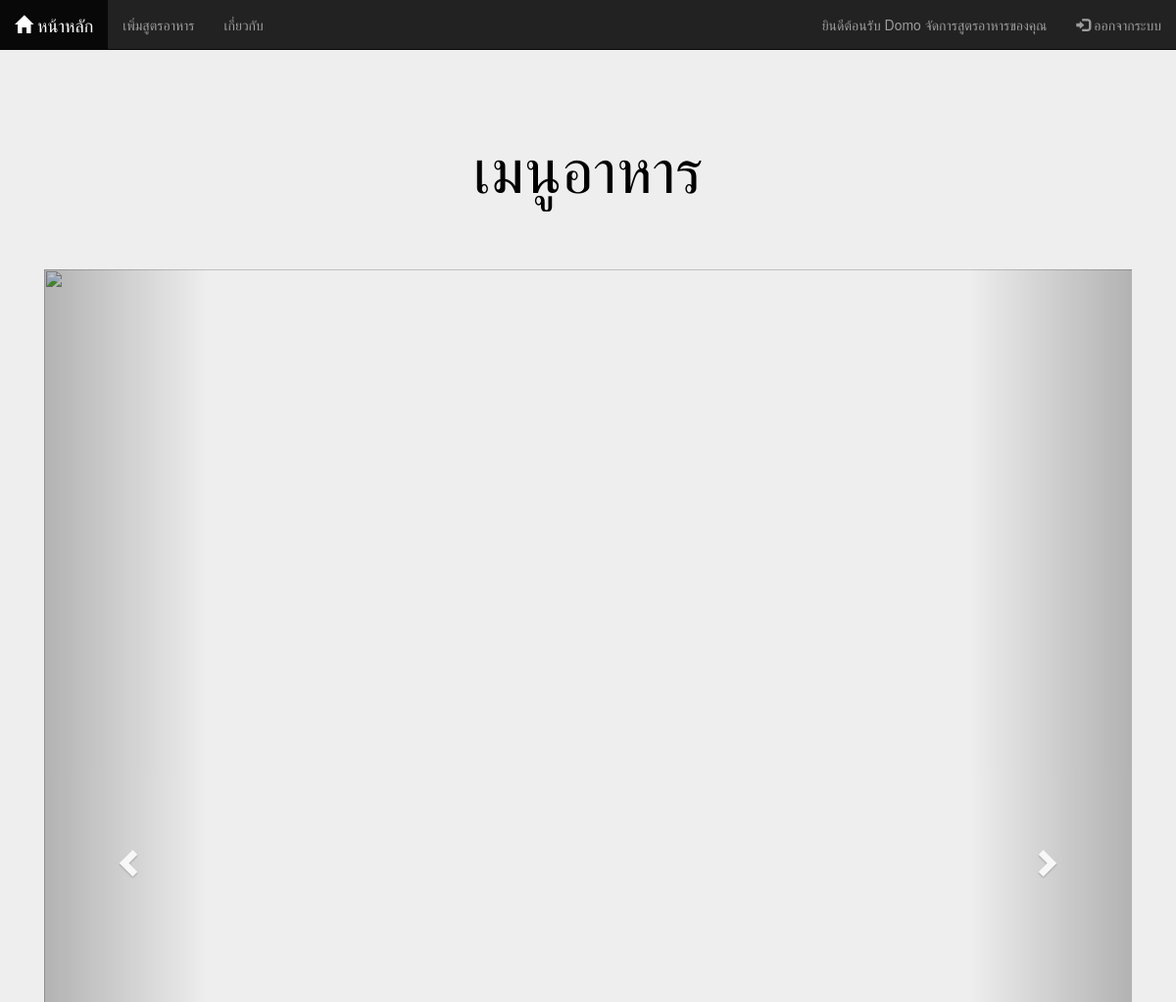
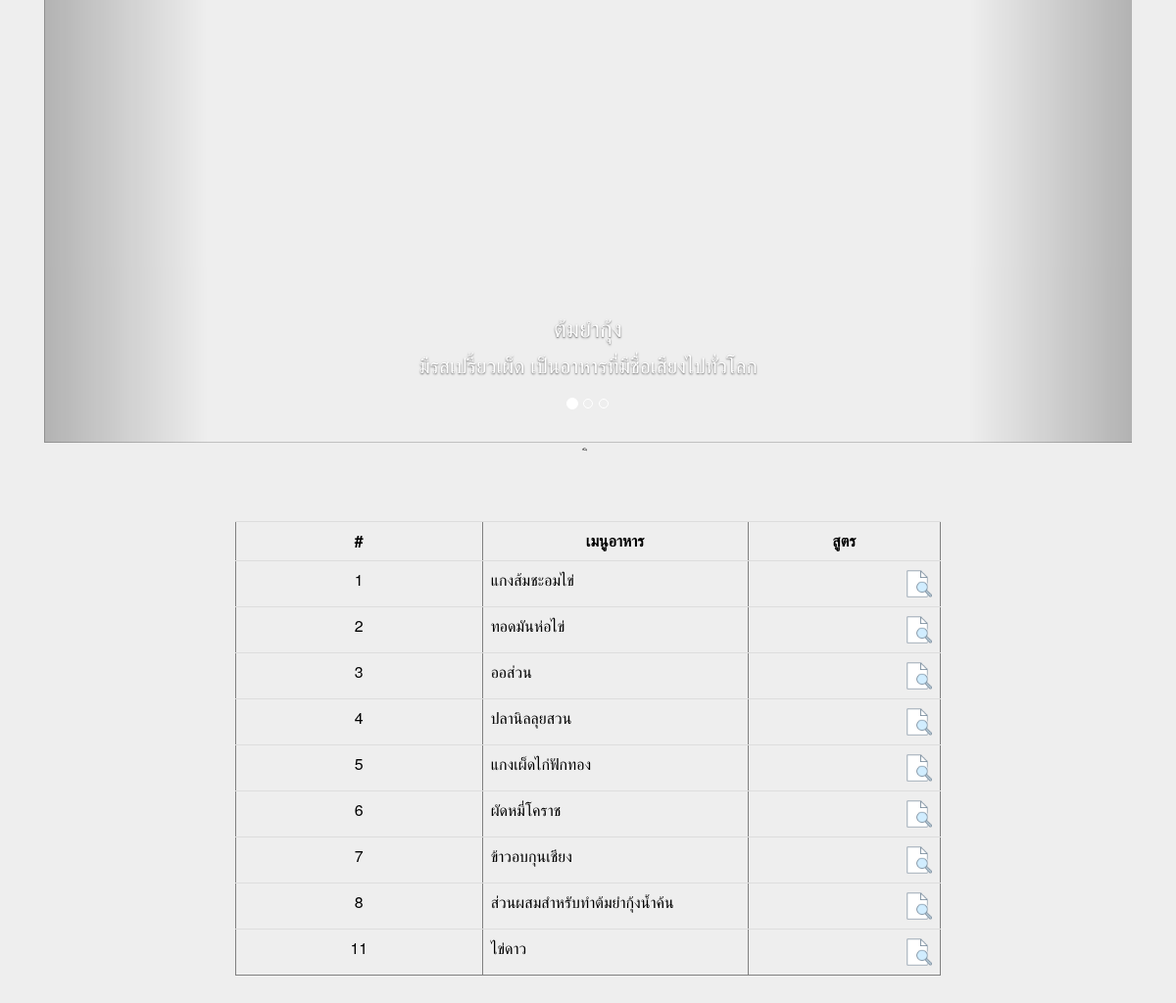
/DB/Member/list.php (signed in), run on the app's committed database (2 pictures, top to bottom).
### tables this page shows
CREATE TABLE `food_menu` (
  `fId` int(11) NOT NULL,
  `fName` varchar(50) NOT NULL,
  `ingredient` text NOT NULL,
  `formula` text NOT NULL,
  `img` varchar(255) NOT NULL,
  `UserID` int(3) NOT NULL
);

### DB/Member/list.php (the view, shortened to what this page needs)
<html>
<head>
    <link rel="stylesheet" href="https://maxcdn.bootstrapcdn.com/bootstrap/3.4.1/css/bootstrap.min.css">
    <link rel="stylesheet" href="head.css">
</head>
<body class="jumbotron">
    <nav class="navbar navbar-inverse navbar-fixed-top">
        <div class="container-fluid">
            <div class="navbar-header">
                <ul class="nav navbar-nav">
                    <li class="active"> <a class="navbar-brand" href="#"><span class="glyphicon glyphicon-home"></span> หน้าหลัก</a></li>
                    <li><a href="add.php">เพิ่มสูตรอาหาร</a></li>
                    <li><a href="About.php">เกี่ยวกับ</a></li>
                </ul>
            </div>
            <div class="collapse navbar-collapse" id="myNavbar">
                <ul class="nav navbar-nav navbar-right">
                    <li><a href="list_Member.php">ยินดีต้อนรับ <?php echo $_SESSION["Name"]; ?> จัดการสูตรอาหารของคุณ</a></li>
                    <li><a href="logout.php"><span class="glyphicon glyphicon-log-in"></span> ออกจากระบบ </a></li>
                </ul>
            </div>
        </div>
    </nav>
    <div class="jumbotron">
        <div class="container text-center">
            <br>
            <h1>เมนูอาหาร</h1>
            <br><br><br>
            <?php include("imgg.php") ?>
        </div>
        <div style="margin:auto;width:60%;">
            <?php
            include("connect.php");
            $sql = "SELECT * FROM food_menu";
            $query = $conn->query($sql);
            ?>
            <table class="table" width="600" border="1">
                <tr>
                    <th width="91">
                        <div align="center"># </div>
                    </th>
                    <th width="98">
                        <div align="center">เมนูอาหาร </div>
                    </th>
                    <th width="71">
                        <div align="center">สูตร</div>
                    </th>
                </tr>
                <?php
                while ($result = mysqli_fetch_array($query, MYSQLI_ASSOC)) {
                ?>
                    <tr>
                        <td>
                            <div align="center"><?php echo $result["fId"]; ?></div>
                        </td>
                        <td><?php echo $result["fName"]; ?></td>
                        <td align="right"><a href="detail.php?fId=<?php echo $result["fId"]; ?>"><img src="../img/view.png" width="30" height="30"></a></td>
                    </tr>
                <?php
                }
                ?>
        </div>
    </div>
</body>
</html>

### DB/head.css (style rules this page uses)
.navbar { margin-bottom: 0; border-radius: 0; }

### data on the page
food_menu: fId "1", fName "แกงส้มชะอมไข่"
food_menu: fId "2", fName "ทอดมันห่อไข่"
food_menu: fId "3", fName "ออส่วน"
food_menu: fId "4", fName "ปลานิลลุยสวน"
food_menu: fId "5", fName "แกงเผ็ดไก่ฟักทอง"
food_menu: fId "6", fName "ผัดหมี่โคราช"
food_menu: fId "7", fName "ข้าวอบกุนเชียง"
food_menu: fId "8", fName "ส่วนผสมสำหรับทำต้มยำกุ้งน้ำค้น"
food_menu: fId "11", fName "ไข่ดาว"

### other printed values
$_SESSION["Name"] "Domo"
